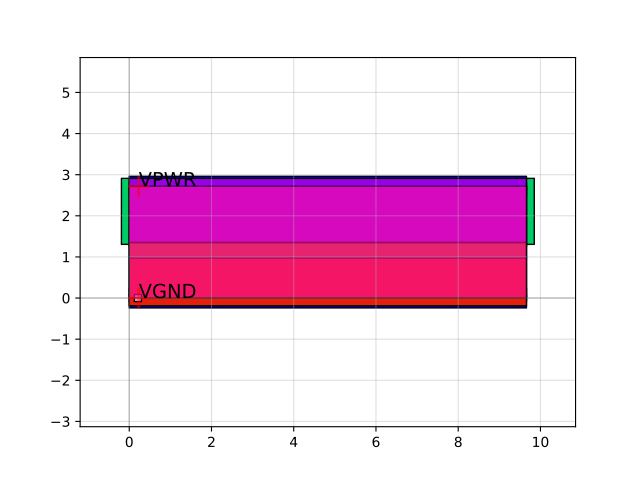

Generate this figure with Python:
import sky130

c = sky130.components.sky130_fd_sc_hd__o311ai_4()
c.plot()
